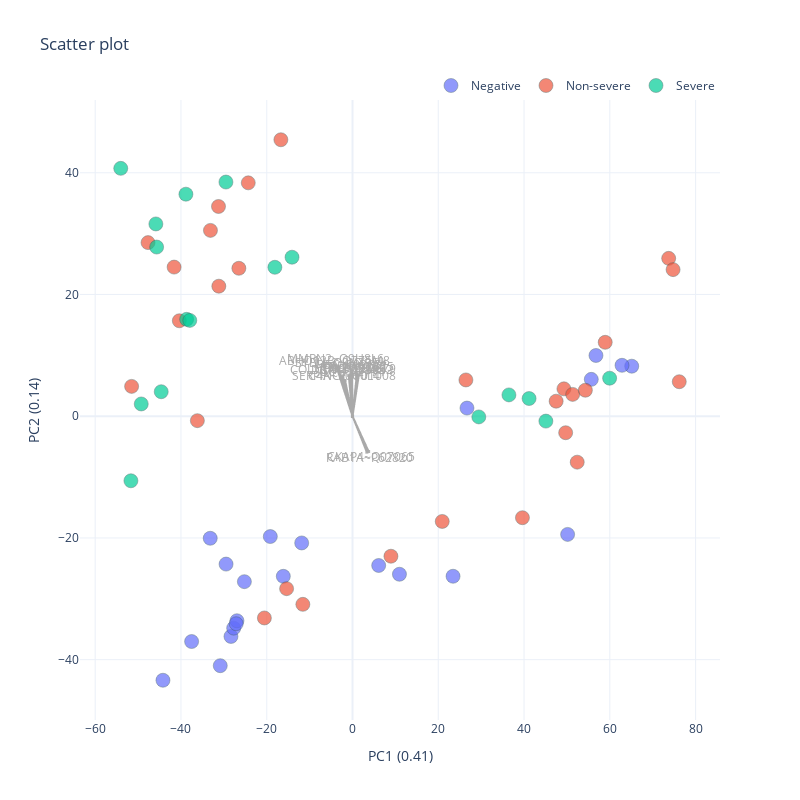

Source (notebook cell):
### Code cell
r, nargs = analytics.run_pca(data = processed_data, drop_cols=['sample', 'subject', 'batch'], group='group', annotation_cols=['sample', 'batch'], components=2, dropna=True)
plot = viz.get_pca_plot(r, identifier='pca', args=nargs)#{'loadings':15, 'title':'PCA Plot', 'x_title':'PC1', 'y_title':'PC2', 'group':'group','height':900, 'width':900})
iplot(plot.figure)

### Figure 1 — Plotly figure (JSON) as saved in the notebook; plotly's stock layout.template omitted (floating-point values rounded to 4 significant figures)
{"data": [{"hovertemplate": "group=Negative<br>x=%{x}<br>y=%{y}<extra></extra>", "legendgroup": "Negative", "marker": {"color": "#636efa", "line": {"color": "DarkSlateGrey", "width": 0.5}, "opacity": 0.7, "size": 14, "symbol": "circle"}, "mode": "markers", "name": "Negative", "orientation": "v", "showlegend": true, "type": "scatter", "x": [-11.85, -29.49, -33.18, 65.11, -37.52, -28.34, 62.85, -16.14, 10.94, 55.68, 26.69, 50.16, 23.45, -44.2, 56.77, 6.102, -27.71, -26.95, -27.12, -30.84, -25.22, -19.17], "xaxis": "x", "y": [-20.82, -24.3, -20.05, 8.219, -37.02, -36.18, 8.366, -26.3, -25.97, 6.056, 1.338, -19.42, -26.29, -43.38, 9.981, -24.52, -34.82, -33.6, -34.09, -40.99, -27.18, -19.77], "yaxis": "y"}, {"hovertemplate": "group=Non-severe<br>x=%{x}<br>y=%{y}<extra></extra>", "legendgroup": "Non-severe", "marker": {"color": "#EF553B", "line": {"color": "DarkSlateGrey", "width": 0.5}, "opacity": 0.7, "size": 14, "symbol": "circle"}, "mode": "markers", "name": "Non-severe", "orientation": "v", "showlegend": true, "type": "scatter", "x": [76.19, -31.17, -47.69, -33.13, -31.25, -15.37, 49.3, -16.7, -40.39, 51.33, -24.31, 8.959, 73.73, -36.18, 39.63, 74.75, -26.5, -51.51, -41.6, 49.7, 58.93, -11.58, 47.48, 20.92, 54.3, 26.44, 52.4, -20.55], "xaxis": "x", "y": [5.666, 21.36, 28.52, 30.53, 34.46, -28.33, 4.497, 45.42, 15.68, 3.585, 38.34, -23.0, 25.94, -0.7297, -16.68, 24.08, 24.3, 4.9, 24.5, -2.714, 12.14, -30.91, 2.47, -17.29, 4.269, 5.96, -7.549, -33.15], "yaxis": "y"}, {"hovertemplate": "group=Severe<br>x=%{x}<br>y=%{y}<extra></extra>", "legendgroup": "Severe", "marker": {"color": "#00cc96", "line": {"color": "DarkSlateGrey", "width": 0.5}, "opacity": 0.7, "size": 14, "symbol": "circle"}, "mode": "markers", "name": "Severe", "orientation": "v", "showlegend": true, "type": "scatter", "x": [36.47, -45.67, -45.86, -38.85, -49.27, 41.17, 59.96, -54.04, -38.68, -14.1, -29.51, -51.67, 29.45, -44.61, -18.1, -37.95, 45.09], "xaxis": "x", "y": [3.502, 27.79, 31.59, 36.48, 2.013, 2.906, 6.247, 40.72, 15.92, 26.12, 38.47, -10.61, -0.1143, 4.024, 24.47, 15.75, -0.8058], "yaxis": "y"}, {"marker": {"color": "darkgrey", "opacity": 0.9, "showscale": false, "size": 3, "symbol": 1}, "mode": "markers+lines", "name": "MMRN2~Q9H8L6", "showlegend": false, "text": "MMRN2~Q9H8L6 loading: 0.18", "type": "scattergl", "x": [0, -3.468], "y": [0, 8.277]}, {"marker": {"color": "darkgrey", "opacity": 0.9, "showscale": false, "size": 3, "symbol": 1}, "mode": "markers+lines", "name": "ABHD12B~Q7Z5M8", "showlegend": false, "text": "ABHD12B~Q7Z5M8 loading: 0.17", "type": "scattergl", "x": [0, -3.659], "y": [0, 7.924]}, {"marker": {"color": "darkgrey", "opacity": 0.9, "showscale": false, "size": 3, "symbol": 1}, "mode": "markers+lines", "name": "SYBU~Q9NX95", "showlegend": false, "text": "SYBU~Q9NX95 loading: 0.17", "type": "scattergl", "x": [0, -3.237], "y": [0, 7.625]}, {"marker": {"color": "darkgrey", "opacity": 0.9, "showscale": false, "size": 3, "symbol": 1}, "mode": "markers+lines", "name": "FGA~P02671", "showlegend": false, "text": "FGA~P02671 loading: 0.15", "type": "scattergl", "x": [0, -0.1818], "y": [0, 7.375]}, {"marker": {"color": "darkgrey", "opacity": 0.9, "showscale": false, "size": 3, "symbol": 1}, "mode": "markers+lines", "name": "FGB~P02675", "showlegend": false, "text": "FGB~P02675 loading: 0.14", "type": "scattergl", "x": [0, 1.04], "y": [0, 7.091]}, {"marker": {"color": "darkgrey", "opacity": 0.9, "showscale": false, "size": 3, "symbol": 1}, "mode": "markers+lines", "name": "C3~P01024", "showlegend": false, "text": "C3~P01024 loading: 0.14", "type": "scattergl", "x": [0, -0.1293], "y": [0, 7.059]}, {"marker": {"color": "darkgrey", "opacity": 0.9, "showscale": false, "size": 3, "symbol": 1}, "mode": "markers+lines", "name": "COL10A1~Q03692", "showlegend": false, "text": "COL10A1~Q03692 loading: 0.14", "type": "scattergl", "x": [0, -2.279], "y": [0, 6.638]}, {"marker": {"color": "darkgrey", "opacity": 0.9, "showscale": false, "size": 3, "symbol": 1}, "mode": "markers+lines", "name": "FGG~P02679", "showlegend": false, "text": "FGG~P02679 loading: 0.14", "type": "scattergl", "x": [0, 1.484], "y": [0, 6.806]}, {"marker": {"color": "darkgrey", "opacity": 0.9, "showscale": false, "size": 3, "symbol": 1}, "mode": "markers+lines", "name": "CKAP4~Q07065", "showlegend": false, "text": "CKAP4~Q07065 loading: 0.14", "type": "scattergl", "x": [0, 3.763], "y": [0, -5.81]}, {"marker": {"color": "darkgrey", "opacity": 0.9, "showscale": false, "size": 3, "symbol": 1}, "mode": "markers+lines", "name": "HPX~P02790", "showlegend": false, "text": "HPX~P02790 loading: 0.14", "type": "scattergl", "x": [0, -0.4109], "y": [0, 6.895]}, {"marker": {"color": "darkgrey", "opacity": 0.9, "showscale": false, "size": 3, "symbol": 1}, "mode": "markers+lines", "name": "RAB1A~P62820", "showlegend": false, "text": "RAB1A~P62820 loading: 0.14", "type": "scattergl", "x": [0, 3.343], "y": [0, -5.907]}, {"marker": {"color": "darkgrey", "opacity": 0.9, "showscale": false, "size": 3, "symbol": 1}, "mode": "markers+lines", "name": "DCN~P07585", "showlegend": false, "text": "DCN~P07585 loading: 0.14", "type": "scattergl", "x": [0, -0.8767], "y": [0, 6.723]}, {"marker": {"color": "darkgrey", "opacity": 0.9, "showscale": false, "size": 3, "symbol": 1}, "mode": "markers+lines", "name": "GC~P02774", "showlegend": false, "text": "GC~P02774 loading: 0.13", "type": "scattergl", "x": [0, -0.1071], "y": [0, 6.352]}, {"marker": {"color": "darkgrey", "opacity": 0.9, "showscale": false, "size": 3, "symbol": 1}, "mode": "markers+lines", "name": "SERPINC1~P01008", "showlegend": false, "text": "SERPINC1~P01008 loading: 0.12", "type": "scattergl", "x": [0, -1.731], "y": [0, 5.861]}, {"marker": {"color": "darkgrey", "opacity": 0.9, "showscale": false, "size": 3, "symbol": 1}, "mode": "markers+lines", "name": "C4A~P0C0L4", "showlegend": false, "text": "C4A~P0C0L4 loading: 0.12", "type": "scattergl", "x": [0, -1.821], "y": [0, 5.796]}], "layout": {"annotations": [{"align": "center", "ax": 20, "ay": -30, "font": {"color": "darkgrey", "size": 12}, "showarrow": false, "text": "MMRN2~Q9H8L6", "x": -3.989, "xref": "x", "y": 9.519, "yref": "y"}, {"align": "center", "ax": 20, "ay": -30, "font": {"color": "darkgrey", "size": 12}, "showarrow": false, "text": "ABHD12B~Q7Z5M8", "x": -4.208, "xref": "x", "y": 9.112, "yref": "y"}, {"align": "center", "ax": 20, "ay": -30, "font": {"color": "darkgrey", "size": 12}, "showarrow": false, "text": "SYBU~Q9NX95", "x": -3.723, "xref": "x", "y": 8.769, "yref": "y"}, {"align": "center", "ax": 20, "ay": -30, "font": {"color": "darkgrey", "size": 12}, "showarrow": false, "text": "FGA~P02671", "x": -0.2091, "xref": "x", "y": 8.481, "yref": "y"}, {"align": "center", "ax": 20, "ay": -30, "font": {"color": "darkgrey", "size": 12}, "showarrow": false, "text": "FGB~P02675", "x": 1.196, "xref": "x", "y": 8.155, "yref": "y"}, {"align": "center", "ax": 20, "ay": -30, "font": {"color": "darkgrey", "size": 12}, "showarrow": false, "text": "C3~P01024", "x": -0.1487, "xref": "x", "y": 8.117, "yref": "y"}, {"align": "center", "ax": 20, "ay": -30, "font": {"color": "darkgrey", "size": 12}, "showarrow": false, "text": "COL10A1~Q03692", "x": -2.621, "xref": "x", "y": 7.633, "yref": "y"}, {"align": "center", "ax": 20, "ay": -30, "font": {"color": "darkgrey", "size": 12}, "showarrow": false, "text": "FGG~P02679", "x": 1.707, "xref": "x", "y": 7.827, "yref": "y"}, {"align": "center", "ax": 20, "ay": -30, "font": {"color": "darkgrey", "size": 12}, "showarrow": false, "text": "CKAP4~Q07065", "x": 4.328, "xref": "x", "y": -6.681, "yref": "y"}, {"align": "center", "ax": 20, "ay": -30, "font": {"color": "darkgrey", "size": 12}, "showarrow": false, "text": "HPX~P02790", "x": -0.4725, "xref": "x", "y": 7.929, "yref": "y"}, {"align": "center", "ax": 20, "ay": -30, "font": {"color": "darkgrey", "size": 12}, "showarrow": false, "text": "RAB1A~P62820", "x": 3.844, "xref": "x", "y": -6.793, "yref": "y"}, {"align": "center", "ax": 20, "ay": -30, "font": {"color": "darkgrey", "size": 12}, "showarrow": false, "text": "DCN~P07585", "x": -1.008, "xref": "x", "y": 7.732, "yref": "y"}, {"align": "center", "ax": 20, "ay": -30, "font": {"color": "darkgrey", "size": 12}, "showarrow": false, "text": "GC~P02774", "x": -0.1232, "xref": "x", "y": 7.305, "yref": "y"}, {"align": "center", "ax": 20, "ay": -30, "font": {"color": "darkgrey", "size": 12}, "showarrow": false, "text": "SERPINC1~P01008", "x": -1.991, "xref": "x", "y": 6.74, "yref": "y"}, {"align": "center", "ax": 20, "ay": -30, "font": {"color": "darkgrey", "size": 12}, "showarrow": false, "text": "C4A~P0C0L4", "x": -2.094, "xref": "x", "y": 6.665, "yref": "y"}], "height": 800, "hovermode": "closest", "legend": {"orientation": "h", "x": 1, "xanchor": "right", "y": 1, "yanchor": "bottom"}, "title": {"text": "Scatter plot"}, "width": 800, "xaxis": {"title": {"text": "PC1 (0.41)"}}, "yaxis": {"title": {"text": "PC2 (0.14)"}}}}
